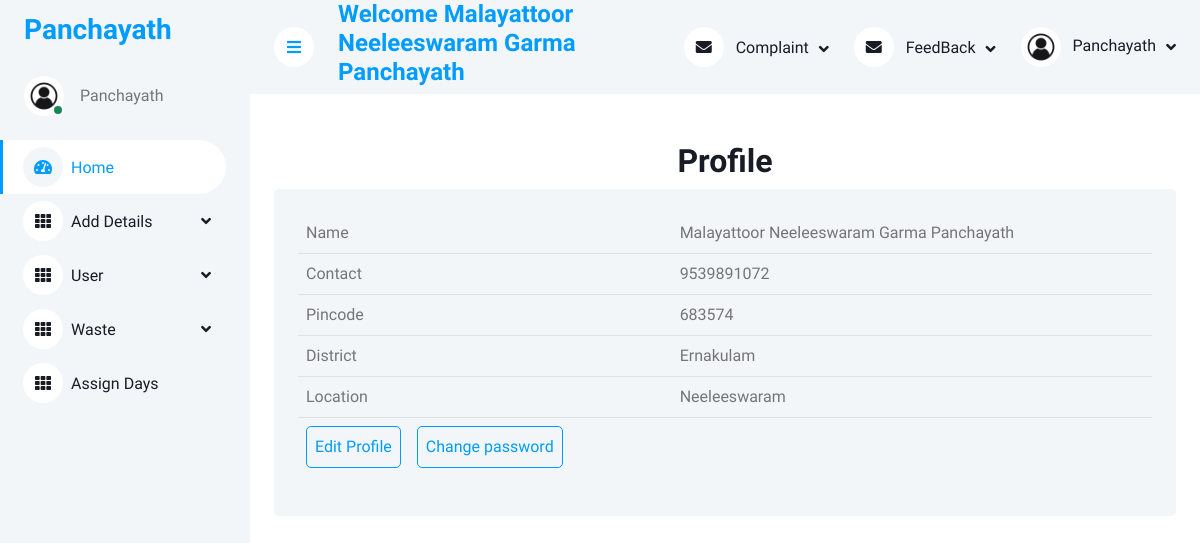
/E-Waste/Panjayath/Profile.php (signed in), run on the app's committed database.
### tables this page shows
CREATE TABLE `tbl_pajayathe` (
  `pajayathe_id` int(11) NOT NULL auto_increment,
  `pajayathe_name` varchar(100) NOT NULL,
  `pajayathe_contact` char(10) NOT NULL,
  `pajayathe_pincode` char(6) NOT NULL,
  `pajayathe_district` varchar(15) NOT NULL,
  `pajayathe_location` varchar(20) NOT NULL,
  `pajayathe_username` varchar(20) NOT NULL,
  `pajayathe_password` varchar(20) NOT NULL,
  `pajayathe_status` char(1) NOT NULL default '0',
  PRIMARY KEY  (`pajayathe_id`)
);

### E-Waste/Panjayath/Profile.php (the view, shortened to what this page needs)
<!DOCTYPE html>
<html>
<head>
	<div class="container-xxl position-relative bg-white d-flex p-0">
<?php
include("../Connection/Connection.php");
include("Home1.php");
?>
</head>
<body>
	<?php
	$id = $_SESSION['panid'];
	$sel = "select * from tbl_pajayathe where pajayathe_id = $id ";
	$res = $con->query($sel);
	$row = $res->fetch_assoc();
	$na = $row["pajayathe_name"];
	$contact = $row["pajayathe_contact"];
	$pin = $row["pajayathe_pincode"];
	$dis = $row["pajayathe_district"];
	$loc = $row["pajayathe_location"];
	?>
<form>
	<div class="container-fluid pt-4 px-4">
	<h2 align="center">Profile</h2>
	<div class="bg-light rounded h-100 p-4">
	<table class="table table-hover">
		<tr>
			<td>Name</td>
			<td><?php echo $na; ?></td>
		</tr>
		<tr>
			<td>Contact</td>
			<td><?php echo $contact; ?></td>
		</tr>
		<tr>
			<td>Pincode</td>
			<td><?php echo $pin; ?></td>
		</tr>
		<tr>
			<td>District</td>
			<td><?php echo $dis; ?></td>
		</tr>
		<tr>
			<td>Location</td>
			<td><?php echo $loc; ?></td>
		</tr>
		<tr>
			<td class="btn btn-outline-primary m-2"><a href="Edit_profile.php?epid=<?php echo $id; ?>">Edit Profile</a></td>
			<td class="btn btn-outline-primary m-2"><a href="Change_password.php?cpid=<?php echo $id; ?>">Change password</a></td>
		</tr>
	</table>
</form>
</body>
</html>

### E-Waste/Panjayath/Template/css/style.css (style rules this page uses)
:root { --primary: #009CFF; --light: #F3F6F9; --dark: #191C24; }
.btn { transition: .5s; }

### data on the page
tbl_pajayathe: pajayathe_name "Malayattoor Neeleeswaram Garma Panchayath", pajayathe_contact "9539891072", pajayathe_pincode "683574", pajayathe_district "Ernakulam", pajayathe_location "Neeleeswaram"

### other printed values
$_SESSION['panname'] "Malayattoor Neeleeswaram Garma Panchayath"
